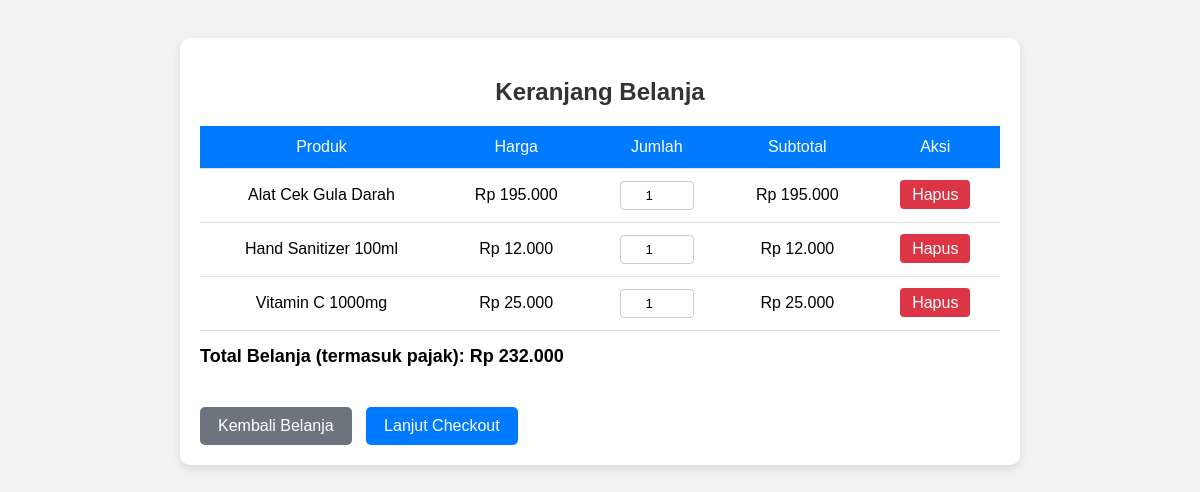
Page /keranjang.php (signed in) on the committed database.
### tables this page shows
CREATE TABLE `tbl_products` (
  `id` int(11) NOT NULL,
  `name` varchar(100) NOT NULL,
  `code` varchar(50) NOT NULL,
  `description` text DEFAULT NULL,
  `price` decimal(10,2) NOT NULL,
  `stock` int(11) NOT NULL,
  `image` varchar(255) DEFAULT NULL,
  `category_id` int(11) DEFAULT NULL
);

### keranjang.php (the view, shortened to what this page needs)
<?php
$conn = new mysqli("localhost", "root", "", "db_kasir");
$items = [];
$total = 0;
if (!empty($_SESSION['keranjang'])) {
    $ids = implode(',', array_keys($_SESSION['keranjang']));
    $result = $conn->query("SELECT * FROM tbl_products WHERE id IN ($ids)");
    while ($row = $result->fetch_assoc()) {
        $row['jumlah'] = $_SESSION['keranjang'][$row['id']];
        $row['subtotal'] = $row['price'] * $row['jumlah'];
        $items[] = $row;
        $total += $row['subtotal'];
    }
}
?>
<!DOCTYPE html>
<html>
<head>
</head>
<body>
<div class="cart-box">
    <h2>Keranjang Belanja</h2>
    <?php if (count($items) > 0): ?>
        <div>
            <table>
                <thead>
                    <tr>
                        <th>Produk</th>
                        <th>Harga</th>
                        <th>Jumlah</th>
                        <th>Subtotal</th>
                        <th>Aksi</th>
                    </tr>
                </thead>
                <tbody>
                    <?php foreach ($items as $item): ?>
                        <tr>
                            <td><?= htmlspecialchars($item['name']) ?></td>
                            <td>Rp <?= number_format($item['price'], 0, ',', '.') ?></td>
                            <td>
                                <input type="number" class="qty-input" data-id="<?= $item['id'] ?>" value="<?= $item['jumlah'] ?>" min="1">
                            </td>
                            <td class="subtotal" id="subtotal-<?= $item['id'] ?>">Rp <?= number_format($item['subtotal'], 0, ',', '.') ?></td>
                            <td>
                                <a href="hapus_keranjang.php?id=<?= $item['id'] ?>" class="btn btn-hapus">Hapus</a>
                            </td>
                        </tr>
                    <?php endforeach; ?>
                </tbody>
            </table>
            <div class="total-box">
                <strong>Total Belanja (termasuk pajak): <span id="total-belanja">Rp <?= number_format($total, 0, ',', '.') ?></span></strong>
            </div>
            <div style="margin-top: 20px;">
                <a href="home_customer.php" class="btn btn-kembali">Kembali Belanja</a>
                <a href="checkout.php" class="btn btn-lanjut">Lanjut Checkout </a>
            </div>
        </div>
    <?php endif; ?>
</div>
</body>
</html>

### keranjang.php (style rules this page uses)
body { font-family: Arial, sans-serif; background: #f2f2f2; padding: 30px; }
.cart-box { max-width: 800px; margin: auto; background: #fff; padding: 20px; border-radius: 10px; box-shadow: 0 4px 10px rgba(0,0,0,0.1); }
table { width: 100%; border-collapse: collapse; margin-top: 20px; }
th, td { padding: 12px; border-bottom: 1px solid #ddd; text-align: center; }
th { background-color: #007bff; color: white; font-weight: normal; }
.qty-input { width: 60px; padding: 6px; border: 1px solid #ccc; border-radius: 4px; text-align: center; }
.btn { padding: 6px 12px; border: none; border-radius: 4px; cursor: pointer; color: white; text-decoration: none; }
.btn-hapus { background-color: #dc3545; }
.btn-lanjut, .btn-kembali { padding: 10px 18px; text-decoration: none; color: white; border-radius: 5px; margin-top: 20px; display: inline-block; }
.btn-kembali { background: #6c757d; }
.btn-lanjut { background: #007bff; margin-left: 10px; }
.total-box { text-align: left; margin-top: 15px; font-size: 18px; font-weight: bold; }
h2 { text-align: center; color: #333; margin-bottom: 20px; }

### rows in the picture
tbl_products: name "Alat Cek Gula Darah", price "195.000", jumlah "1", subtotal "195.000"
tbl_products: name "Hand Sanitizer 100ml", price "12.000", jumlah "1", subtotal "12.000"
tbl_products: name "Vitamin C 1000mg", price "25.000", jumlah "1", subtotal "25.000"

### other values in the picture
$total "232.000"
